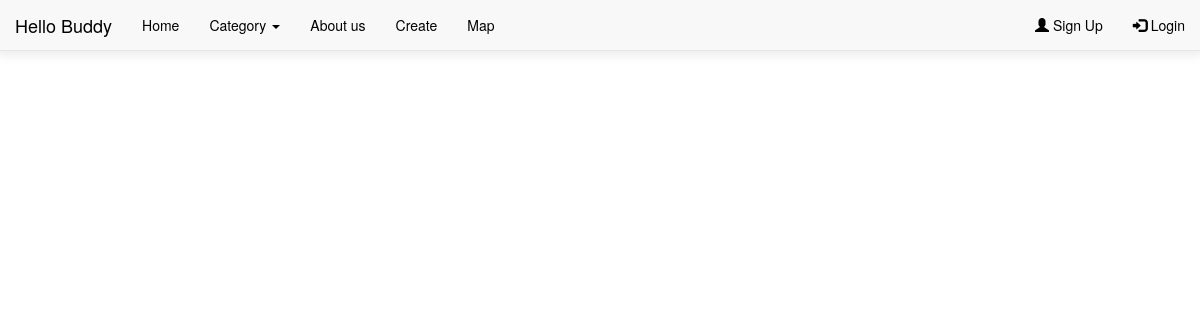
/home, run on an earlier commit of the app's database.
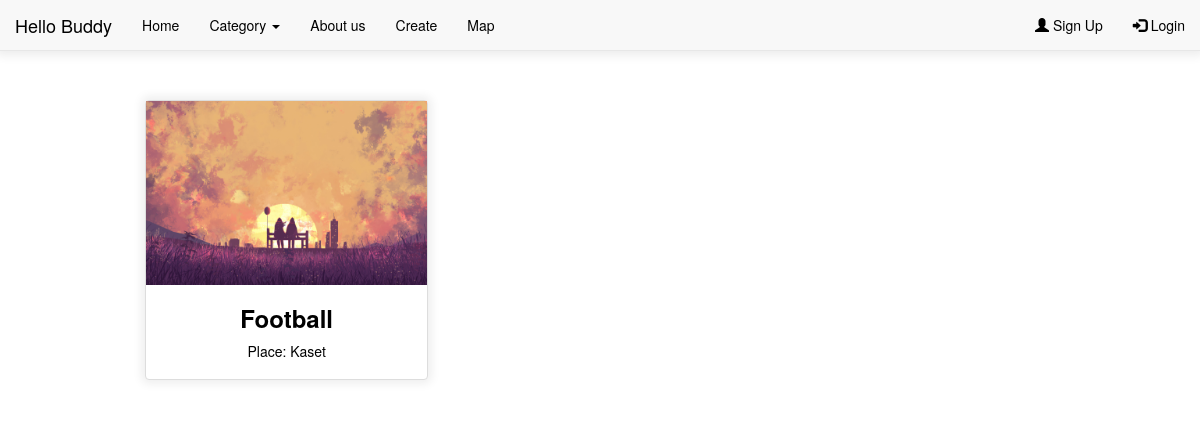
And on a later commit of the database.
### Hello_Buddy/models.py (models this page shows, shortened)
class Event(models.Model):
    category = [
        ('eating', 'Eating'),
        ('sport', 'Sport'),
        ('movie', 'Movie'),
        ('party', 'Party'),
        ('education', 'Education'),
    ]
    name = models.CharField("Name", max_length=20)
    place = models.CharField("Place", max_length=50)
    participant = models.PositiveIntegerField("Participant",
                                            default=1)
    joined = models.PositiveIntegerField(default=0)
    date = models.DateField("Date")
    time = models.TimeField("Time")
    type = models.CharField("Type", max_length=20,
                            null=True, blank=True, choices=category)
    image_upload = models.ImageField(null=True,
                                     blank=True, upload_to='event/images',
                                     default='event/images/default.jpg')
    def is_active(self):
        now = timezone.localtime()
        date = now.date()
        time = now.time()
        return date < self.date or (date == self.date and time < self.time)

### Hello_Buddy/views.py (the view)
# urls.py: path('home', views.home, name='home'),
def home(request):
    all_event = Event.objects.all()
    return render(request,
                  "Hello_Buddy/home.html",
                  context={"events": all_event})

### Hello_Buddy/templates/Hello_Buddy/home.html (shortened to what this page needs)
{% extends 'Hello_Buddy/base.html' %}
{% block content %}
<head>
  </head>
  <div class='container' style="margin-top:100px">
    <div class="container-fluid text-center bg-grey">
      <div class="row text-center">
{% for event in events %}
{%if event.is_active %}
<a href="{% url 'event' event.id %}">
  <div class="col-sm-4">
    <div class="thumbnail">
      <img src="{{ event.image_upload.url }}" width = 300 height=100>
      <h3><strong>{{event.name}}</strong></h3>
      <p>Place: {{event.place}}</p>
    </div>
  </div>
</a>
{%endif%}
{%endfor%}
    </div></div></div>
{% endblock %}

What changed in the data, as far as the page shows it:
added Event: image_upload (placeholder picture), name "Football", place "Kaset"
